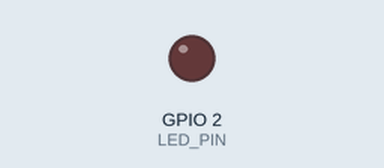
Simulated run of this sketch. Board: ESP32. On the bench: output pins drawn as LEDs (lit = HIGH). WiFi joins after 1.5 s; servers stay silent unless stated; uploads are accepted with an empty reply; random numbers use the default seed unless the sketch sets one; what the sketch prints to the serial monitor is not drawn.

Above: at 0.0 s.
At 2.6 s:
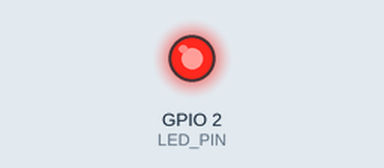
Timing chart, 0 to 4.1 s (numbered marks = the images above):
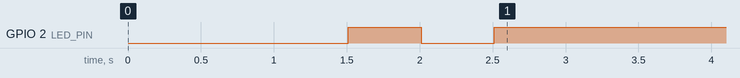

The sketch:

esp32_glacier_monitor.ino
```cpp
/**
 * Project Barfani - Glacier Monitoring Sensor Node
 * ESP32 code for simulating glacier monitoring sensors
 *
 * Sensors:
 * - DHT22: Temperature sensor
 * - SW-420: Vibration/Seismic sensor
 * - HC-SR04: Ultrasonic distance sensor (water level)
 *
 * Copy this code to Wokwi.com ESP32 simulator
 */

#include <WiFi.h>
#include <HTTPClient.h>
#include <ArduinoJson.h>

// WiFi credentials (for Wokwi simulation)
const char* ssid = "Wokwi-GUEST";
const char* password = "";

// Backend API endpoint
const char* serverUrl = "http://your-backend-url/api/sensor/data";

// Sensor configuration
const char* nodeId = "glacier_lake_01";  // Change for different nodes

// Pin definitions
#define DHT_PIN 4           // DHT22 temperature sensor
#define VIBRATION_PIN 34    // SW-420 vibration sensor (analog)
#define TRIG_PIN 5          // HC-SR04 trigger
#define ECHO_PIN 18         // HC-SR04 echo
#define LED_PIN 2           // Built-in LED for status

// Sensor baseline values (simulated glacier conditions)
float baseTemperature = -10.0;  // Base temp in °C
float baseWaterLevel = 250.0;   // Base water level in cm
float baseSeismic = 0.2;        // Base seismic activity

// Simulation variables
unsigned long lastSendTime = 0;
const unsigned long sendInterval = 5000; // Send data every 5 seconds
int readingCount = 0;

void setup() {
  Serial.begin(115200);
  delay(1000);

  pinMode(LED_PIN, OUTPUT);
  pinMode(TRIG_PIN, OUTPUT);
  pinMode(ECHO_PIN, INPUT);
  pinMode(VIBRATION_PIN, INPUT);

  Serial.println("\n🏔️  Project Barfani - Glacier Monitoring System");
  Serial.println("================================================");
  Serial.printf("Node ID: %s\n", nodeId);

  connectToWiFi();
}

void loop() {
  if (WiFi.status() != WL_CONNECTED) {
    connectToWiFi();
    return;
  }

  if (millis() - lastSendTime >= sendInterval) {
    // Read sensors
    float temperature = readTemperature();
    float seismicActivity = readSeismicActivity();
    float waterLevel = readWaterLevel();
    int battery = getBatteryLevel();
    int signalStrength = getSignalStrength();

    // Send data to backend
    sendSensorData(temperature, seismicActivity, waterLevel, battery, signalStrength);

    lastSendTime = millis();
    readingCount++;
  }

  delay(100);
}

void connectToWiFi() {
  Serial.print("Connecting to WiFi");
  WiFi.begin(ssid, password);

  int attempts = 0;
  while (WiFi.status() != WL_CONNECTED && attempts < 20) {
    delay(500);
    Serial.print(".");
    digitalWrite(LED_PIN, !digitalRead(LED_PIN));
    attempts++;
  }

  if (WiFi.status() == WL_CONNECTED) {
    Serial.println("\n✅ WiFi Connected!");
    Serial.print("IP Address: ");
    Serial.println(WiFi.localIP());
    digitalWrite(LED_PIN, HIGH);
  } else {
    Serial.println("\n❌ WiFi Connection Failed!");
    digitalWrite(LED_PIN, LOW);
  }
}

float readTemperature() {
  // Simulate DHT22 temperature reading
  // Add realistic variations and occasional spikes
  float variation = random(-20, 20) / 10.0;  // ±2°C variation

  // Simulate warming trend (potential GLOF risk)
  if (readingCount > 20 && readingCount < 40) {
    variation += (readingCount - 20) * 0.5;  // Gradual warming
  }

  float temperature = baseTemperature + variation;

  Serial.printf("🌡️  Temperature: %.2f°C\n", temperature);
  return temperature;
}

float readSeismicActivity() {
  // Simulate SW-420 vibration sensor
  // Returns value between 0.0 and 1.5
  float reading = baseSeismic + (random(0, 100) / 100.0);

  // Simulate seismic event
  if (readingCount > 25 && readingCount < 35) {
    reading += random(30, 80) / 100.0;  // Seismic spike
  }

  // Clamp to realistic range
  reading = constrain(reading, 0.0, 1.5);

  Serial.printf("📊 Seismic Activity: %.3f\n", reading);
  return reading;
}

float readWaterLevel() {
  // Simulate HC-SR04 ultrasonic sensor
  // Measures distance to water surface, converts to water level

  float variation = random(-50, 50) / 10.0;  // ±5cm variation

  // Simulate rising water level (GLOF risk)
  if (readingCount > 20) {
    variation += (readingCount - 20) * 0.8;  // Rising trend
  }

  float waterLevel = baseWaterLevel + variation;
  waterLevel = constrain(waterLevel, 100.0, 500.0);

  Serial.printf("💧 Water Level: %.2f cm\n", waterLevel);
  return waterLevel;
}

int getBatteryLevel() {
  // Simulate battery level (70-100%)
  // Gradually decreasing over time
  int battery = 100 - (readingCount / 10);
  battery = constrain(battery, 70, 100);
  return battery;
}

int getSignalStrength() {
  // Simulate signal strength (60-100%)
  return random(60, 100);
}

void sendSensorData(float temp, float seismic, float water, int battery, int signal) {
  if (WiFi.status() != WL_CONNECTED) {
    Serial.println("❌ WiFi not connected, skipping send");
    return;
  }

  HTTPClient http;
  http.begin(serverUrl);
  http.addHeader("Content-Type", "application/json");

  // Create JSON payload
  StaticJsonDocument<512> doc;
  doc["node_id"] = nodeId;
  doc["temperature"] = temp;
  doc["seismic_activity"] = seismic;
  doc["water_level"] = water;
  doc["battery"] = battery;
  doc["signal_strength"] = signal;

  String jsonString;
  serializeJson(doc, jsonString);

  Serial.println("\n📡 Sending data to backend...");
  Serial.println(jsonString);

  // Send HTTP POST request
  int httpResponseCode = http.POST(jsonString);

  if (httpResponseCode > 0) {
    String response = http.getString();
    Serial.printf("✅ Response code: %d\n", httpResponseCode);
    Serial.println("Response: " + response);

    // Parse response for alerts
    StaticJsonDocument<1024> responseDoc;
    deserializeJson(responseDoc, response);

    if (responseDoc["alert"]["shouldAlert"]) {
      String riskLevel = responseDoc["alert"]["riskLevel"];
      Serial.println("\n🚨🚨🚨 ALERT TRIGGERED! 🚨🚨🚨");
      Serial.println("Risk Level: " + riskLevel);

      // Flash LED for alert
      for (int i = 0; i < 5; i++) {
        digitalWrite(LED_PIN, LOW);
        delay(100);
        digitalWrite(LED_PIN, HIGH);
        delay(100);
      }
    }
  } else {
    Serial.printf("❌ HTTP Error: %d\n", httpResponseCode);
    Serial.println("Tip: Update serverUrl with your backend URL");
  }

  http.end();
  Serial.println("================================================\n");
}
```
